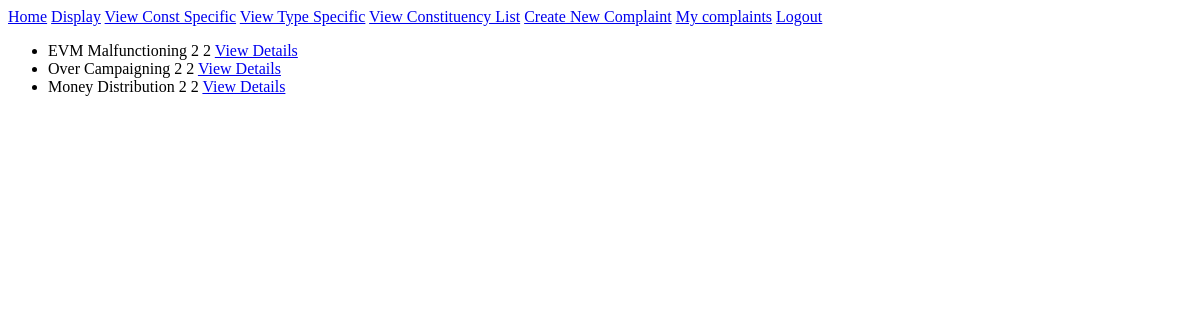
Page /complaints/by/ABC1234567/ (signed in) on the earlier database version.
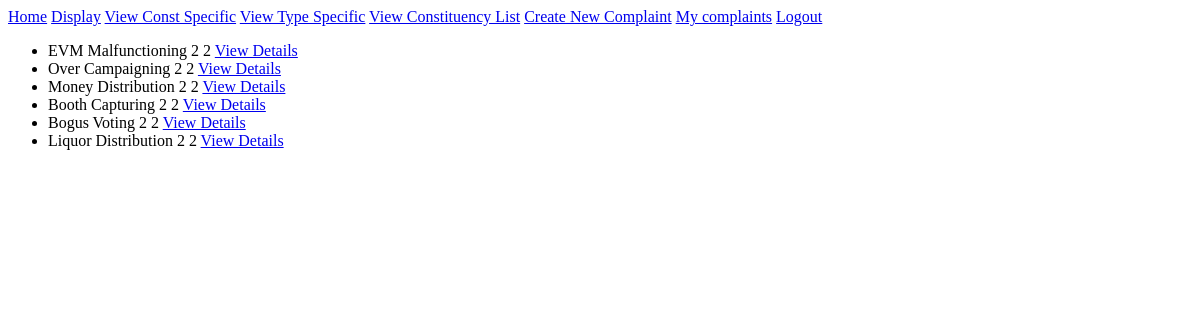
Same page on the later database version.
### complaints/models.py (models this page shows, shortened)
class Complaint(models.Model):
    user = models.ForeignKey(
        User, related_name='complaints', on_delete=models.CASCADE)
    COMPLAINT_CHOICES = []
    type_list = [u['type'] for u in acc_models.ComplaintType.objects.all().values('type')]
    for temp in type_list:
        COMPLAINT_CHOICES.append((temp,temp))
    choice = models.CharField(
        max_length=50, choices=COMPLAINT_CHOICES, blank=False)
    description = models.TextField(blank=True)
    file_upload = models.FileField(
        upload_to='files', blank=True)
    file_upload1 = models.FileField(
        upload_to='files', blank=True)
    file_upload2 = models.FileField(
        upload_to='files', blank=True)
    file_upload3 = models.FileField(
        upload_to='files', blank=True)
    file_upload4 = models.FileField(
        upload_to='files', blank=True)
    file_upload5 = models.FileField(
        upload_to='files', blank=True)
    created_at = models.DateTimeField(auto_now=True)
    viewed_complaint = models.BooleanField(default=False)
    is_liked = models.BooleanField(default=False)
    is_disliked = models.BooleanField(default=False)
    class Meta():
        ordering = ['created_at']
        unique_together = ["user", "choice"]

### accounts/models.py (models this page shows, shortened)
class Voter(models.Model):
    user = models.OneToOneField(
        User, related_name="voter_details", on_delete=models.CASCADE)
    phone_num = models.PositiveIntegerField()
    cons_no = models.PositiveIntegerField(blank=False)
    booth_no = models.PositiveIntegerField(blank=False)

### complaints/views.py (the view)
# urls.py: path('by/<slug:username>/', views.UserComplaints.as_view(), name='user_complaints'),
class UserComplaints(LoginRequiredMixin, generic.ListView):
    model = models.Complaint
    template_name = "complaint/user_complaint_list.html"
    def get_queryset(self):
        try:
            self.complaint_user = User.objects.prefetch_related(
                "complaints").get(username__iexact=self.kwargs.get("username"))
        except User.DoesNotExist:
            raise Http404
        else:
            return self.complaint_user.complaints.all()
    def get_context_data(self, **kwargs):
        context = super().get_context_data(**kwargs)
        context["complaint_user"] = self.complaint_user
        return context

### accounts/context_processors.py (called while the page is built)
def GovList(request):
    id_list = [u['user'] for u in acc_models.GovUser.objects.all().values('user')]
    govname_list=[]
    for num in id_list:
        temp = User.objects.get(id__iexact = num)
        temp_name = temp.username
        govname_list.append(temp_name)
    return {'govname_list':govname_list}

### complaints/templates/complaint/user_complaint_list.html
{% extends "complaint/complaint_base.html" %}
{% block complaint_content %}
    <ul>
        {% for com in complaint_list %}
        <li>
            {{com.choice}}
            {{com.user.voter_details.cons_no}}
            {{com.user.voter_details.booth_no}}
            <a href="{% url 'complaints:single' pk=com.pk %}">View Details</a>
        </li>
        {% endfor %}
    </ul>
{% endblock %}

Differences in the rows shown:
added Complaint: choice "Booth Capturing", user.voter_details.cons_no "2", user.voter_details.booth_no "2"
added Complaint: choice "Bogus Voting", user.voter_details.cons_no "2", user.voter_details.booth_no "2"
added Complaint: choice "Liquor Distribution", user.voter_details.cons_no "2", user.voter_details.booth_no "2"
